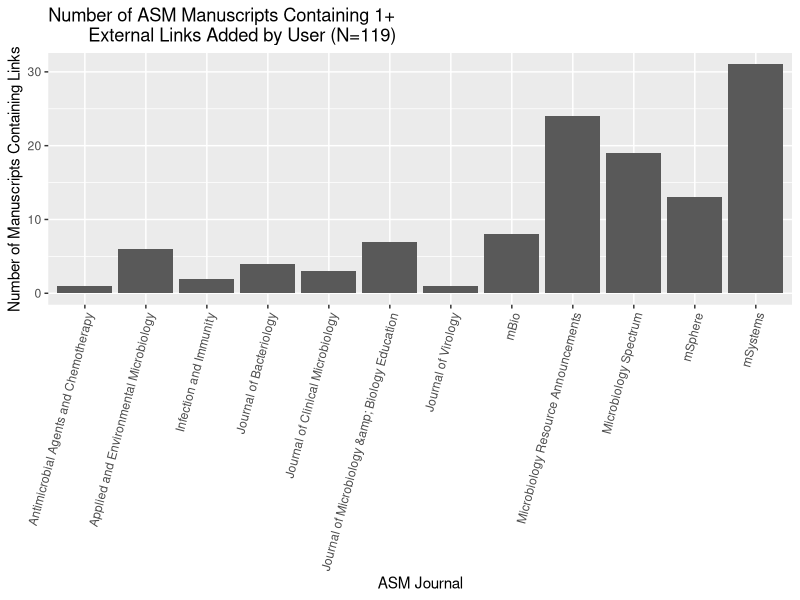

The R script that drew this image:
#linkrot figure generator 
#
#
#library statements
library(tidyverse)

#load needed files
groundtruth <- read_csv("Data/groundtruth.csv")
groundtruth_links <- read_csv("Data/groundtruth_links.csv")
groundtruth_linkcount <- read_csv("Data/groundtruth_linkcount.csv")

journal_tally <- groundtruth_linkcount %>% group_by(container.title) %>% tally()


LinksByJournal <- 
  ggplot(
    data = groundtruth_linkcount, 
    mapping = aes(x = container.title)
    ) + 
    geom_bar(stat = "count") +
    theme(axis.text.x = element_text(angle = 75, vjust = 1, hjust=1)) +
    labs( y = "Number of Manuscripts Containing Links", 
          x = "ASM Journal",
        title = "Number of ASM Manuscripts Containing 1+ 
        External Links Added by User (N=119)") 
LinksByJournal

